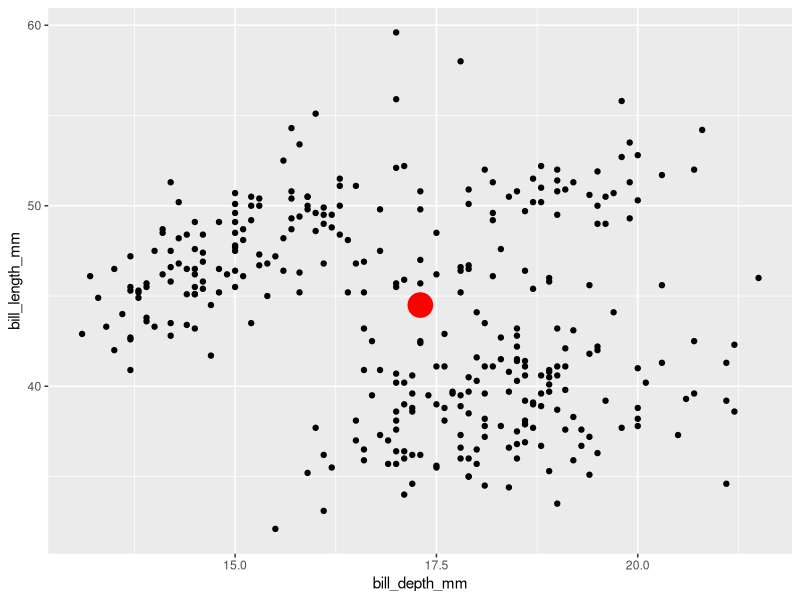
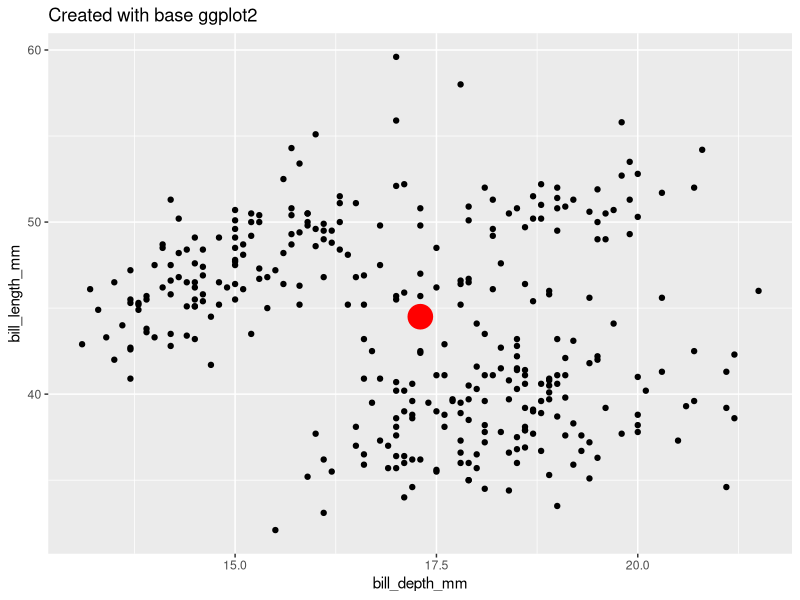
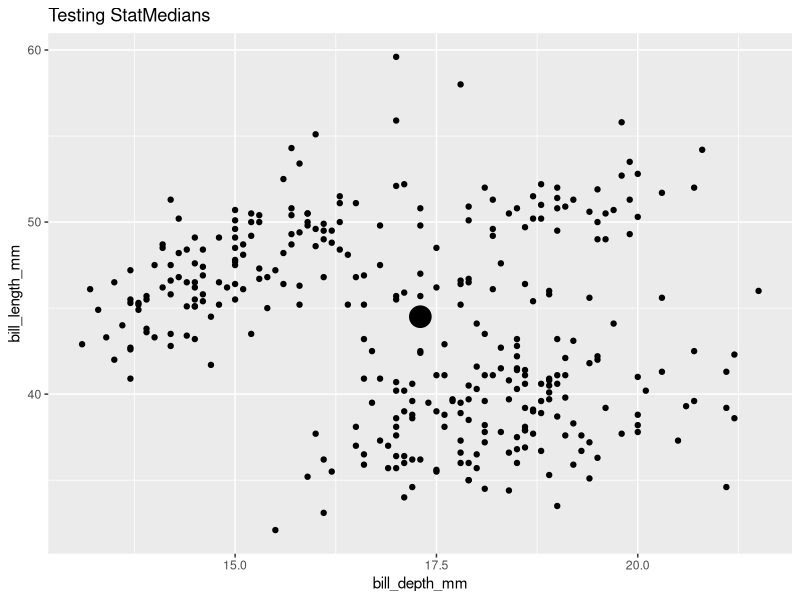
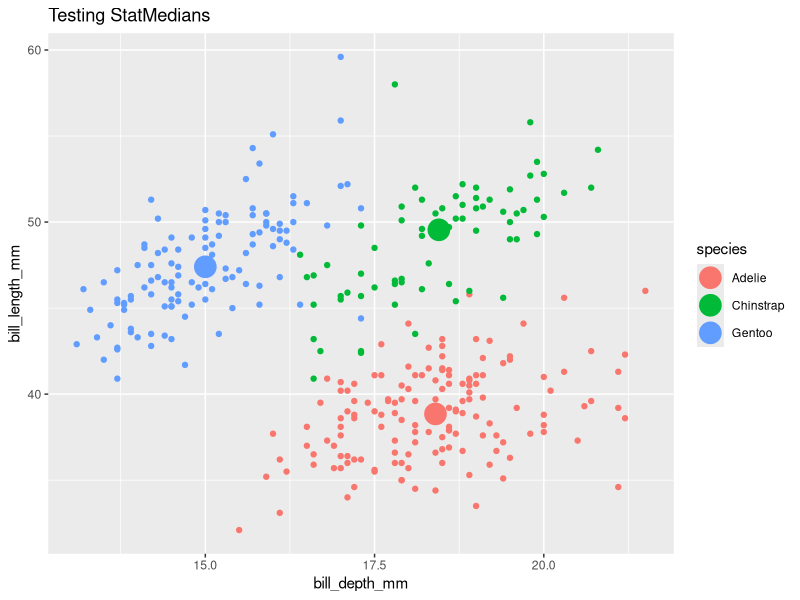
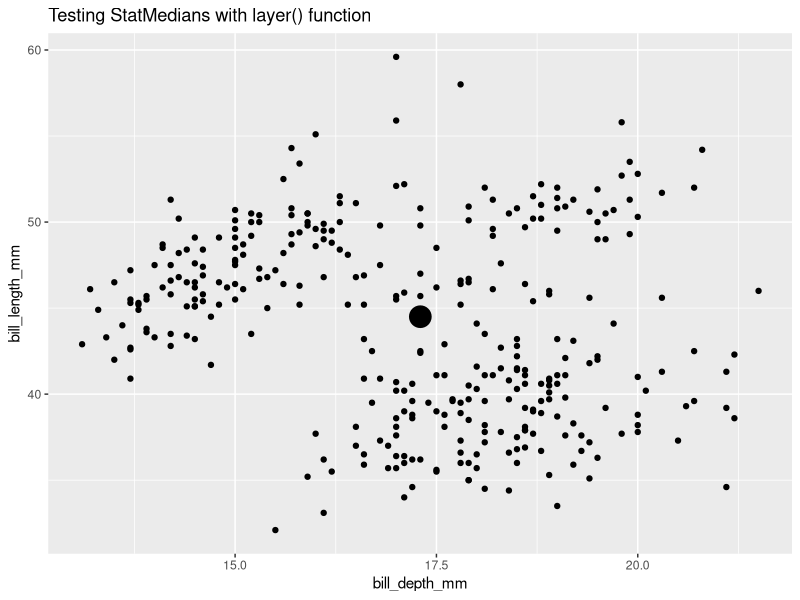
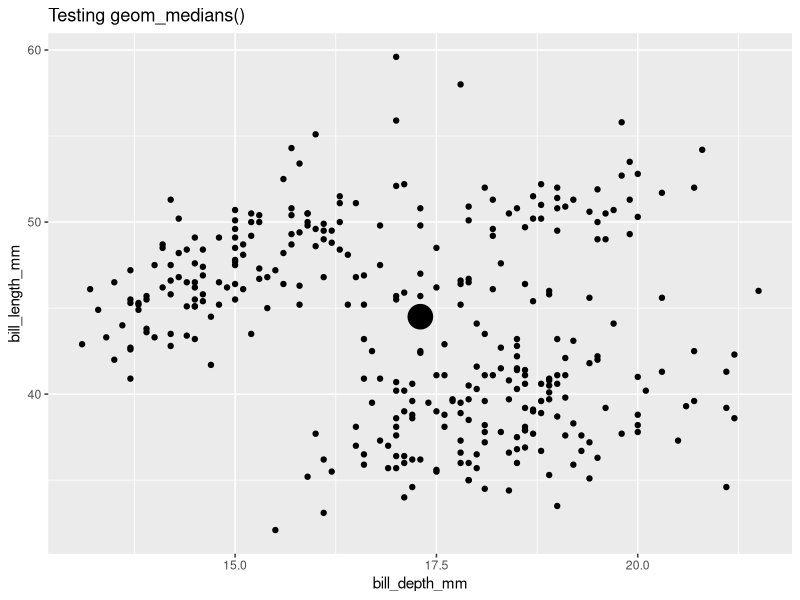
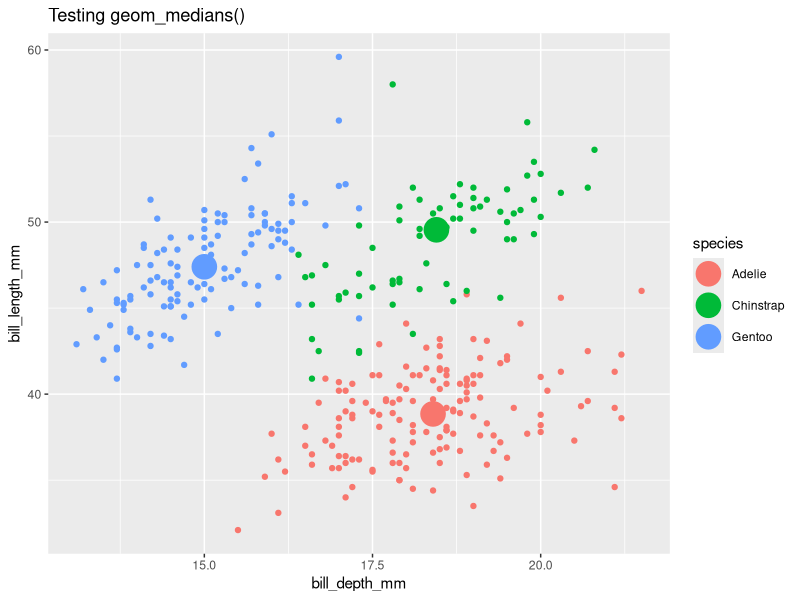
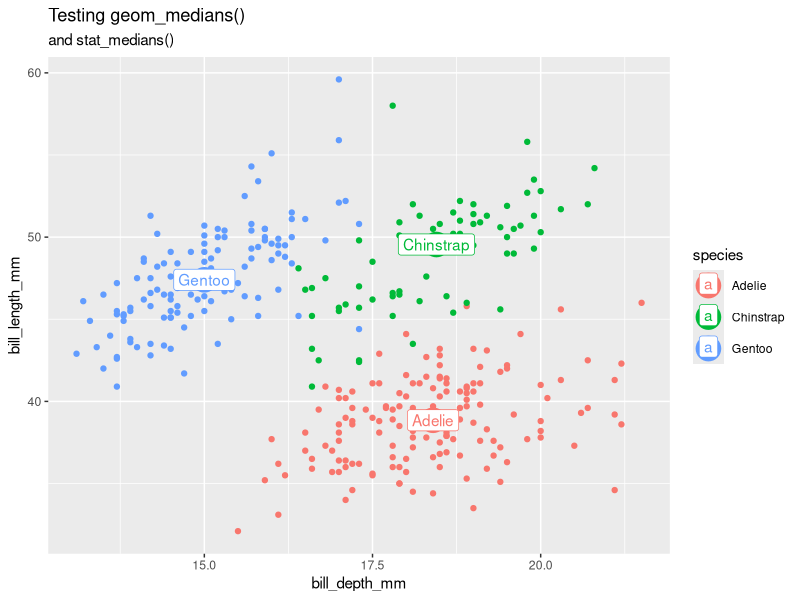

Write R code to recreate these figures, in order.
## ---- chunk 1
library(tidyverse)
library(palmerpenguins)
penguins_clean <- remove_missing(penguins) 

penguins_medians <- penguins_clean |> 
  summarize(bill_length_mm_median = median(bill_length_mm),
            bill_depth_mm_median = median(bill_depth_mm))

# Plot.
penguins_clean |> 
  ggplot() + 
  aes(x = bill_depth_mm, y = bill_length_mm) + 
  geom_point() + 
  geom_point(data = penguins_medians,
             aes(x = bill_depth_mm_median,
                 y = bill_length_mm_median),
             size = 8, color = "red")
## ---- chunk 2
#| label: setup
#| include: false 
knitr::opts_chunk$set(echo = TRUE, message = F, warning = F)
## ---- chunk 3
library(tidyverse)
library(palmerpenguins)
penguins_clean <- remove_missing(penguins) 
glimpse(penguins_clean)
## ---- chunk 4
#| label: penguins
# Compute.
penguins_medians <- penguins_clean |> 
  summarize(bill_length_mm_median = median(bill_length_mm),
            bill_depth_mm_median = median(bill_depth_mm))

# Plot.
penguins_clean |> 
  ggplot() + 
  aes(x = bill_depth_mm, y = bill_length_mm) + 
  geom_point() + 
  geom_point(data = penguins_medians,
             aes(x = bill_depth_mm_median,
                 y = bill_length_mm_median),
             size = 8, color = "red") + 
  labs(title = "Created with base ggplot2")
## ---- chunk 5
layer_data(plot = last_plot(), 
           i = 2) # layer 2, the computed means, is of interest
## ---- chunk 6
#| label: compute_group_medians

# Define compute.
compute_group_medians <- function(data, scales){ 
  data |> 
    summarize(x = median(x),
              y = median(y))
}
## ---- chunk 7
# Test compute. 
penguins_clean |>
  select(x = bill_depth_mm,  
         y = bill_length_mm) |>  
  compute_group_medians()
## ---- chunk 8
#| label: StatMedians
StatMedians <- 
  ggplot2::ggproto(`_class` = "StatMedians",              # <1>
                   `_inherit` = ggplot2::Stat,            # <2>
                   compute_group = compute_group_medians, # <3>
                   required_aes = c("x", "y"))            # <4>
## ---- chunk 9
names(ggplot2::Stat) # which elements exist in Stat
ggplot2::Stat$required_aes # generic some kind of NULL behaivor
## ---- chunk 10
penguins_clean |> 
  ggplot() + 
  aes(x = bill_depth_mm,
      y = bill_length_mm) + 
  geom_point() + 
  geom_point(stat = StatMedians, size = 7) + 
  labs(title = "Testing StatMedians")
## ---- chunk 11
last_plot() + 
  aes(color = species)
## ---- chunk 12
penguins_clean |> 
  ggplot() + 
  aes(x = bill_depth_mm,
      y = bill_length_mm) + 
  geom_point() + 
  layer(geom = GeomPoint, 
        stat = StatMedians, 
        position = "identity", 
        params = list(size = 7)) + 
  labs(title = "Testing StatMedians with layer() function")
## ---- chunk 13
stat_medians <- function (mapping = NULL, data = NULL,
                          geom = "point", position = "identity",
                          ..., na.rm = FALSE, 
                          show.legend = NA, inherit.aes = TRUE) 
{
    layer(mapping = mapping, data = data, 
          geom = geom, stat = StatMedians, 
          position = position, show.legend = show.legend, 
          inherit.aes = inherit.aes, 
        params = rlang::list2(na.rm = na.rm, ...))
}

## ---- chunk 14
stat_identity
## ---- chunk 15
#| label: geom_medians

# user-facing function
geom_medians <- function (mapping = NULL, data = NULL, stat = StatMedians, position = "identity", 
    ..., na.rm = FALSE, show.legend = NA, inherit.aes = TRUE) 
{
    layer(mapping = mapping, data = data, geom = "point", stat = stat, 
        position = position, show.legend = show.legend, inherit.aes = inherit.aes, 
        params = rlang::list2(na.rm = na.rm, ...))
}
## ---- chunk 16
library(ggplot2)
geom_point
## ---- chunk 17
## Test user-facing.
penguins_clean |>
  ggplot() +
  aes(x = bill_depth_mm, y = bill_length_mm) +
  geom_point() +
  geom_medians(size = 8)  + 
  labs(title = "Testing geom_medians()")
## ---- chunk 18
last_plot() + 
  aes(color = species) 
## ---- chunk 19
last_plot() + 
  stat_medians(geom = "label", aes(label = species))  + 
  labs(subtitle = "and stat_medians()")
## ---- chunk 20
library(tidyverse)

# Step 1. Define compute
compute_group_medians <- function(data, scales){
  
  data |>
    summarise(x = median(x), y = median(y))
  
}

# Step 2. Define Stat
StatMedians = ggproto(`_class` = "StatMedians",
                      `_inherit` = Stat,
                      required_aes = c("x", "y"),
                      compute_group = compute_group_medians)

# Step 3. Define user-facing functions (user friendly, geom_*() function only shown here)

## use geom_point's definition as a model to follow geom_* conventions: geom is fixed, stat is flexible
geom_medians <- function(mapping = NULL, data = NULL, 
                         stat = "medians", position = "identity", 
                         ..., show.legend = NA, inherit.aes = TRUE) 
{
    layer(data = data, mapping = mapping, stat = stat, 
        geom = GeomPoint, position = position, show.legend = show.legend, 
        inherit.aes = inherit.aes, params = rlang::list2(na.rm = FALSE, 
            ...))
}
